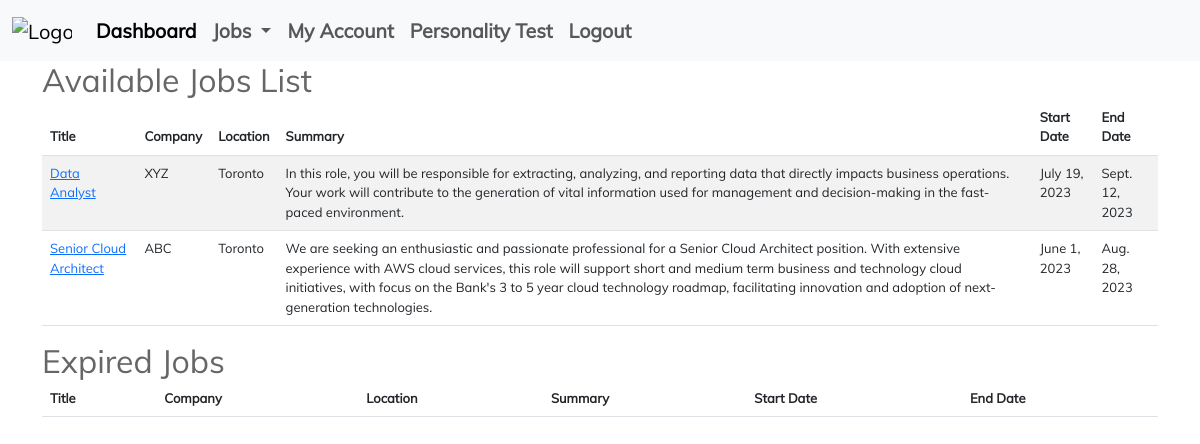
The page /employer/job-list/ on the database its author committed.
### employer/models.py (models this page shows, shortened)
class Job(models.Model):
    title = models.CharField(max_length=100)
    company = models.CharField(max_length=100)
    location = models.CharField(max_length=100)
    summary = models.TextField()
    description = models.TextField()
    requirements = models.TextField()
    start_date = models.DateField()
    end_date = models.DateField()

### employer/views.py (the view)
# urls.py: path('employer/job-list/', job_list, name='job_list'),
def job_list(request):
    if request.method == 'GET':
        today = timezone.now().date()
        jobs = Job.objects.filter(end_date__gte=today)
        expired_jobs = Job.objects.filter(end_date__lt=today)
        return render(request, 'employer/job-list.html', {'jobs': jobs, "expired_jobs": expired_jobs})

### templates/employer/job-list.html (shortened to what this page needs)
{% extends 'employer/base.html' %}
{% block content %}
    <h2>Available Jobs List</h2>
    <table class="table table-striped">
        <thead>
        <th>Title</th>
        <th>Company</th>
        <th>Location</th>
        <th>Summary</th>
        <th>Start Date</th>
        <th>End Date</th>
        </thead>
        <tbody>
        {% for job in jobs %}
            <tr>
                <td><a href="/employer/edit-job-detail/{{ job.id }}">{{ job.title }}</a></td>
                <td>{{ job.company }}</td>
                <td>{{ job.location }}</td>
                <td>{{ job.summary }}</td>
                <td>{{ job.start_date }}</td>
                <td>{{ job.end_date }}</td>
            </tr>
        {% endfor %}
        </tbody>
    </table>
    <h2>Expired Jobs</h2>
    <table class="table table-striped">
        <thead>
        <th>Title</th>
        <th>Company</th>
        <th>Location</th>
        <th>Summary</th>
        <th>Start Date</th>
        <th>End Date</th>
        </thead>
    </table>
{% endblock %}

### static/css/style.css (style rules this page uses)
* { -webkit-box-sizing: border-box; -moz-box-sizing: border-box; box-sizing: border-box; }
body { font-family: "Muli-Regular"; color: #666; font-size: 13px; margin: 0; }
p, h1, h2, h3, h4, h5, h6, ul { margin: 0; }

### rows shown on the page
Job: title "Data Analyst", company "XYZ", location "Toronto", summary "In this role, you will be responsible for extracting, analyzing, and reporting data that directly impacts business operations. Your work will contribute to the generation of vital information used for management and decision-making in the fast-paced environment.", start_date "July 19, 2023", end_date "Sept. 12, 2023"
Job: title "Senior Cloud Architect", company "ABC", location "Toronto", summary "We are seeking an enthusiastic and passionate professional for a Senior Cloud Architect position. With extensive experience with AWS cloud services, this role will support short and medium term business and technology cloud initiatives, with focus on the Bank's 3 to 5 year cloud technology roadmap, facilitating innovation and adoption of next-generation technologies.", start_date "June 1, 2023", end_date "Aug. 28, 2023"
